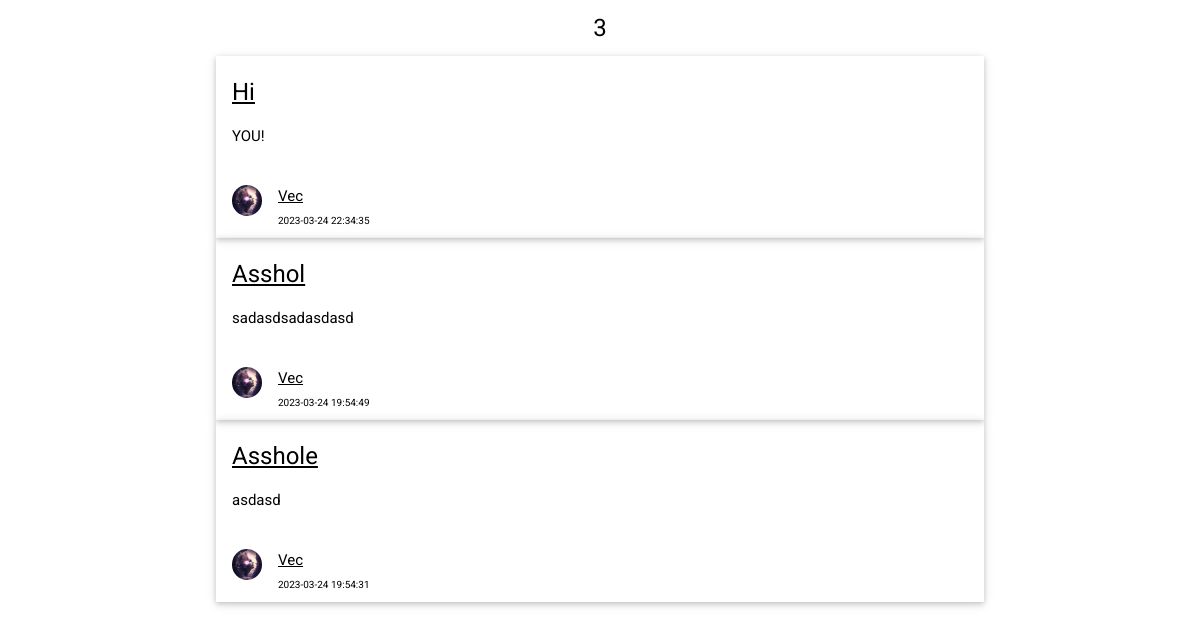
Before: /forum/ with the older database file.
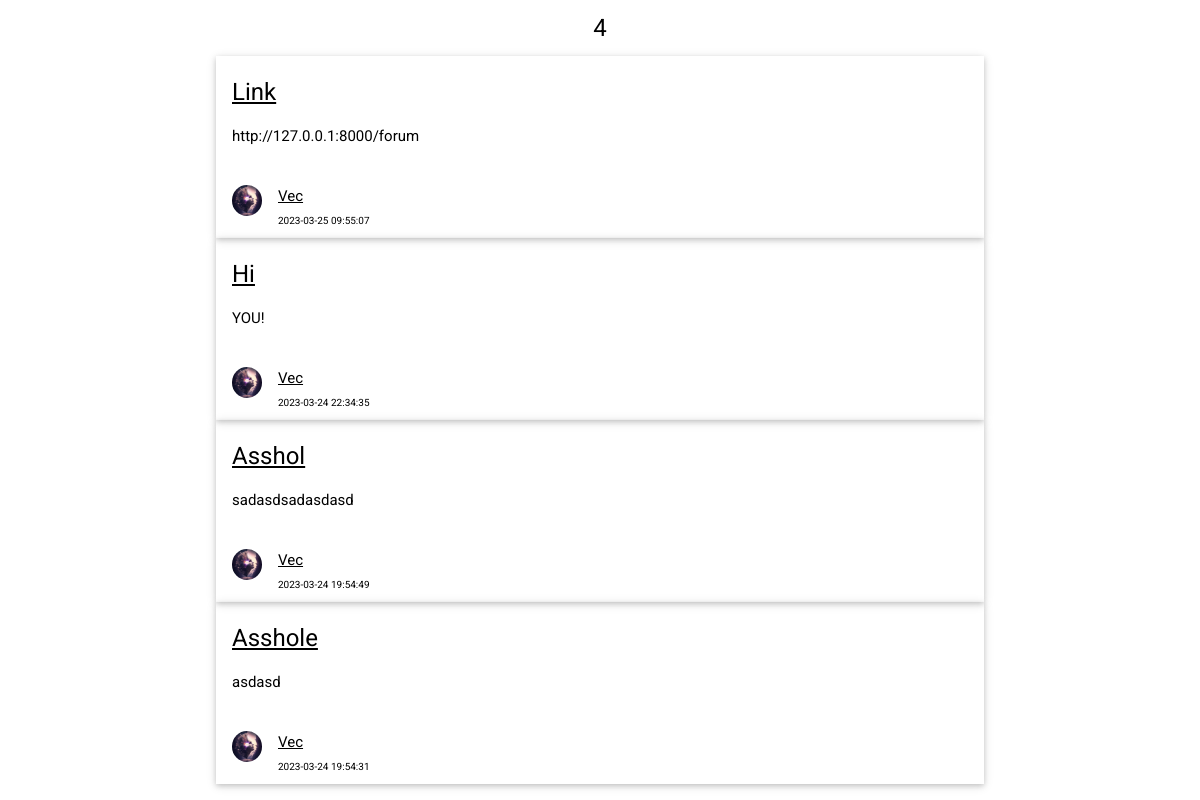
After: the same page with the newer database file.
### semas_app/views.py (the view)
# urls.py: re_path(r'forum/?', views.forum_topics),
def forum_topics(request):
    if request.method != "GET": return HttpResponse("<h1>Страница не найдена: 404</h1>")
    cookie_user_id = request.COOKIES.get("id")
    forums = Forum.get_forums()
    data = {"cookie_user_id": cookie_user_id, "forums": forums, "forums_count": len(forums)}
    return render(request, "forum_topics.html", context=data)

### semas_app/models.py (called while the page is built)
    @staticmethod
    def truncate(txt, count):
        if len(txt) <= count:
            return txt
        else:
            return txt[:count] + "..."

    @staticmethod
    def get_avatar_link(avatar, user_id):
        if not avatar:
            link = f"images/default.png"
        else:
            link = f"images/avatars/{user_id}/{avatar}"
        return link

    @staticmethod
    def get_forums():
        try:
            con = sqlite3.connect(DB_NAME)
            cur = con.cursor()
            result = cur.execute("SELECT forum.id AS id, creatorId, name, message, date, user.avatar AS avatar, user.nick AS nick \
             FROM forum INNER JOIN user ON forum.creatorId=user.id ORDER BY date DESC").fetchall()
            return Forum.__parse_forums(result)
        except sqlite3.Error as error:
            con.rollback()
            print(f"DataBase error {error.__str__()}")
            return JsonResponse({'message': Response.UNKNOWN_ERROR.value})
        finally:
            con.close()

### semas_app/templates/forum_topics.html (shortened to what this page needs)
{% load static %}
<!DOCTYPE html>
<html lang="ru">
<head>
<link rel="stylesheet" type="text/css" href="{% static "css/main.css" %}">
<link rel="stylesheet" type="text/css" href="{% static "css/w3.css" %}">
<link rel="stylesheet" href="https://cdnjs.cloudflare.com/ajax/libs/font-awesome/4.7.0/css/font-awesome.min.css">
</head>
<body>
<div class="w3-content" style="max-width:800px;">
	<div class="w3-container">
		{% if forums_count %}
			<h3 class="w3-center">{{ forums_count }}</h3>
		{% endif %}
	{% for forum in forums %}
		<div class="w3-card w3-padding w3-clear">
			<h3><a href="forum/{{ forum.id }}">{{forum.name}}</a></h3>
			<p>{{ forum.message }}</p><br />
				<a href="user/{{ forum.creator_id }}"><img src="{% static forum.avatar %}" class="w3-left w3-circle w3-margin-right avatar" style="width:30px" />
				<span>{{ forum.nick }}</span></a><br />
				<span class="small">{{ forum.date }}</span>
		</div>
		{% empty %}
		<h6 class="w3-opacity w3-center">Тем пока что нет</h6>
	{% endfor %}
	</div>
</div>
</body>
</html>

Changed rows visible on the page:
added forum: name "Link", message "http://127.0.0.1:8000/forum", nick "Vec", date "2023-03-25 09:55:07"
Other visible differences:
{{ forums_count }}: "3" → "4"
